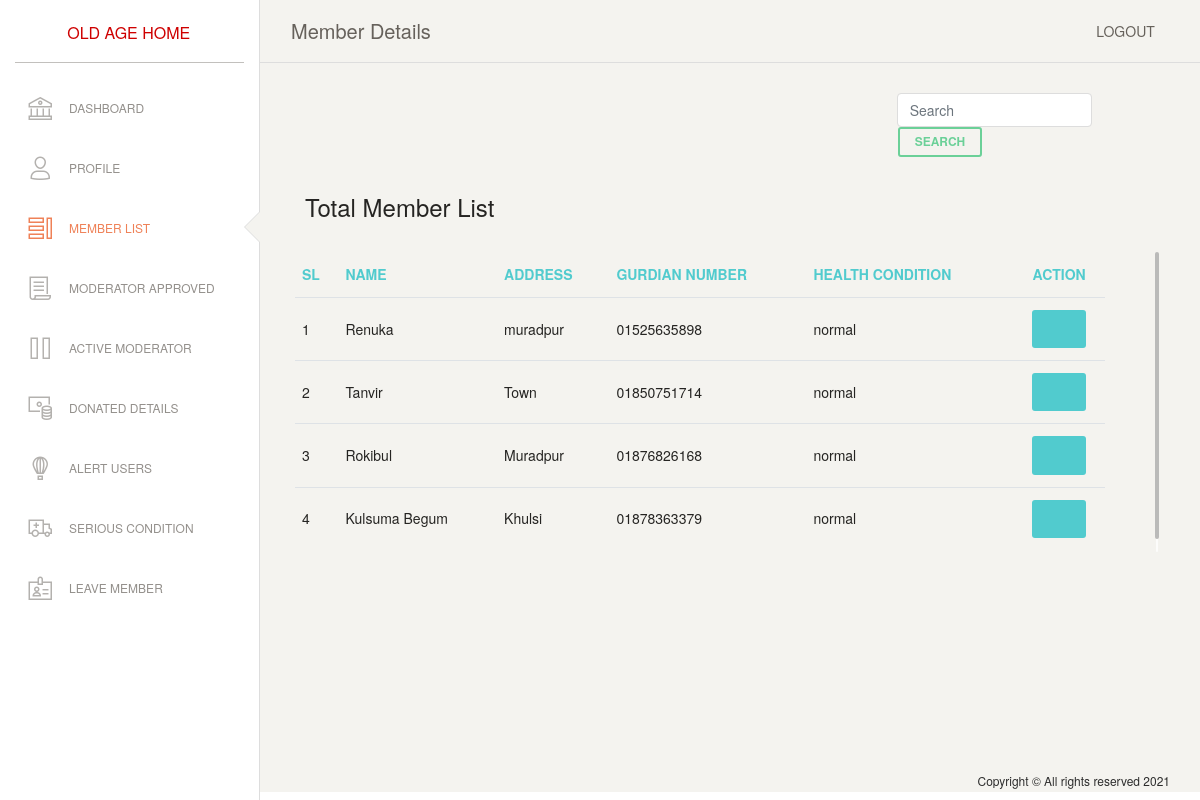
The app's page /views/admin/member_details.php (signed in) with its own data.
### tables this page shows
CREATE TABLE `member` (
  `id` int(11) NOT NULL,
  `fullname` text DEFAULT NULL,
  `gender` text DEFAULT NULL,
  `age` text DEFAULT NULL,
  `gurdianname` text DEFAULT NULL,
  `gurdianpnumber` text DEFAULT NULL,
  `address` text DEFAULT NULL,
  `health` text DEFAULT NULL,
  `joindate` date DEFAULT NULL,
  `cost` text DEFAULT NULL,
  `member_id` text NOT NULL,
  `notification` text NOT NULL DEFAULT 'no',
  `status` text DEFAULT 'no',
  `left_member` varchar(3) NOT NULL DEFAULT 'no'
);

### src/Class/Model/DatabaseConnection.php (called while the page is built, shortened)
<?php
class DatabaseConnection
{
    public function __construct()
    {
        try {
            $this->conn = new PDO("mysql:host=localhost;dbname=old_age_home","root","");
        }
        catch(PDOException $event)
        {
            echo "Connection failed: " . $event->getMessage();
        }
    }
}

### src/Class/DataManipulation/DataManipulation.php (called while the page is built, shortened)
<?php
class DataManipulation extends DB
{
    public function viewMemberDetails()
    {
        $sql = "select * from member WHERE left_member = 'no'";
        $data = $this->conn->query($sql);
        $data->setFetchMode(\PDO::FETCH_OBJ);
        $status = $data->fetchAll();
        return $status;
    }
}

### views/admin/member_details.php (the view, shortened to what this page needs)
<?php
require_once "../../include/head.php";
?>
<?php if (isset($_SESSION['email'])) {
    ?>
    <div class="wrapper ">
        <div class="sidebar" data-color="white" data-active-color="danger">
            <div class="logo">
                <a class="simple-text logo-mini">
                </a>
                <a style="color: #ce0000;" class="simple-text logo-normal">
                    Old Age Home
                </a>
            </div>
            <div class="sidebar-wrapper">
                <ul class="nav">
                    <li>
                        <a href="dashboard.php">
                            <i class="nc-icon nc-bank"></i>
                            <p>Dashboard</p>
                        </a>
                    </li>
                    <li>
                        <a href="profile.php">
                            <i class="nc-icon nc-single-02"></i>
                            <p>Profile</p>
                        </a>
                    </li>
                    <li class="active">
                        <a href="member_details.php">
                            <i class="nc-icon nc-tile-56"></i>
                            <p>Member List</p>
                        </a>
                    </li>
                    <li>
                        <a href="moderator_approved.php">
                            <i class="nc-icon nc-paper"></i>
                            <p>Moderator Approved</p>
                        </a>
                    </li>
                    <li>
                        <a href="active_moderator_list.php">
                            <i class="nc-icon nc-button-pause"></i>
                            <p>Active Moderator</p>
                        </a>
                    </li>
                    <li>
                        <a href="donated_details.php">
                            <i class="nc-icon nc-money-coins"></i>
                            <p>Donated Details</p>
                        </a>
                    </li>
                    <li>
                        <a href="total_gurdian.php">
                            <i class="nc-icon nc-air-baloon"></i>
                            <p>Alert Users</p>
                        </a>
                    </li>
                    <li>
                        <a href="serious_condition_member_details.php">
                            <i class="nc-icon nc-ambulance"></i>
                            <p>Serious Condition</p>
                        </a>
                    </li>
                    <li>
                        <a href="leave_member.php">
                            <i class="nc-icon nc-badge"></i>
                            <p>Leave Member</p>
                        </a>
                    </li>
                </ul>
            </div>
        </div>
        <div class="main-panel">
            <nav class="navbar navbar-expand-lg navbar-absolute fixed-top navbar-transparent">
                <div class="container-fluid">
                    <div class="navbar-wrapper">
                        <a class="navbar-brand">Member Details</a>
                    </div>
                    <div class="collapse navbar-collapse justify-content-end" id="navigation">
                        <ul class="navbar-nav">
                            <li class="nav-item">
                                <a class="nav-link btn-rotate" href='../dataprocess/process.php?logout="buttonHit"'>
                                    Logout
                                </a>
                            </li>
                        </ul>
                    </div>
                </div>
            </nav>
            <div class="content">
                <div class="row mt-0 mb-2 justify-content-end">
                    <div class="col-md-4">
                        <form action="<?php $_SERVER["PHP_SELF"]?>" autocomplete="off" method="post" class="form-inline my-2 my-lg-0">
                            <input class="form-control mr-sm-2" required type="search" name="search" placeholder="Search" aria-label="Search">
                            <button class="btn btn-sm btn-outline-success my-2 my-sm-0" name="click" type="submit">Search</button>
                        </form>
                    </div>
                </div>
                <div class="row">
                    <div class="col-md-12">
                        <div class="card card-plain">
                            <div class="card-header">
                                <h4 class="card-title">Total Member List</h4>
                            </div>
                            <div class="card-body">
                                <div class="scroll-content" style="height: 300px;">
                                    <table class="table">
                                        <thead class=" text-primary">
                                        <th>
                                            SL
                                        </th>
                                        <th>
                                            Name
                                        </th>
                                        <th>
                                            Address
                                        </th>
                                        <th>
                                            Gurdian Number
                                        </th>
                                        <th>
                                            Health Condition
                                        </th>
                                        <th class="text-center">
                                            Action
                                        </th>
                                        </thead>
                                        <tbody>
                                        <?php
                                        $dataManipulation = new DataManipulation();
                                        $data = $dataManipulation->viewMemberDetails();
                                        $count = 1;
                                        if ($data){
                                            foreach ($data as $list){
                                                ?>
                                                <tr>
                                                    <td>
                                                        <?php echo $count?>
                                                    </td>
                                                    <td>
                                                        <?php echo $list->fullname?>
                                                    </td>
                                                    <td>
                                                        <?php echo $list->address?>
                                                    </td>
                                                    <td>
                                                        <?php echo $list->gurdianpnumber?>
                                                    </td>
                                                    <td>
                                                        <?php echo $list->health?>
                                                    </td>
                                                    <td class="text-center">
                                                        <a class="btn bg-primary fancy" data-type="iframe" href="../iframe.php?id=<?php echo $list->id ?>"><i class="fa fa-eye"></i></a>
                                                    </td>
                                                </tr>
                                                <?php
                                                $count++;
                                            }
                                        }
                                        ?>
                                        </tbody>
                                    </table>
                                </div>
                            </div>
                        </div>
                    </div>
                </div>
            </div>
            <footer class="footer footer-black p-0 footer-white ">
                <div class="container-fluid">
                    <div class="row">
                        <div class="credits ml-auto">
              <span class="copyright">
                Copyright &copy; All rights reserved
              </span>
                        </div>
                    </div>
                </div>
            </footer>
        </div>
    </div>
    <?php
    require_once "../../include/foot.php";
    ?>
    <?php
}
else{
    Utility::redirect("../login.php");
}
?>

### records on screen
member: fullname "Renuka", address "muradpur", gurdianpnumber "01525635898", health "normal"
member: fullname "Tanvir", address "Town", gurdianpnumber "01850751714", health "normal"
member: fullname "Rokibul", address "Muradpur", gurdianpnumber "01876826168", health "normal"
member: fullname "Kulsuma Begum", address "Khulsi", gurdianpnumber "01878363379", health "normal"
